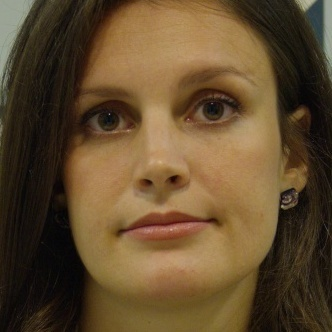
#> input picture images/data/000.jpg, 332 x 332 px; its folder holds 4 pictures in this run
$ python report.py
#> lines starting #> are read from the running program, lines starting #| are printed output that depends on the picture
### implementations.py
import cv2
import matplotlib.pyplot as plt
import numpy as np
images = [cv2.imread("./images/data/00{}.jpg".format(i),
                     cv2.IMREAD_GRAYSCALE) for i in range(0, 7)]
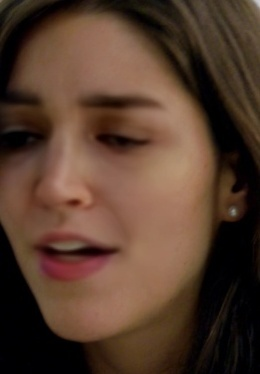
#> input picture images/data/001.jpg, 260 x 374 px
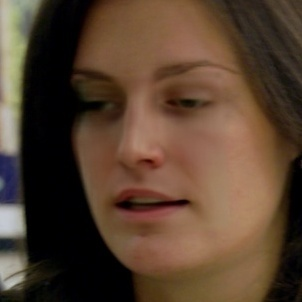
#> input picture images/data/002.jpg, 302 x 302 px
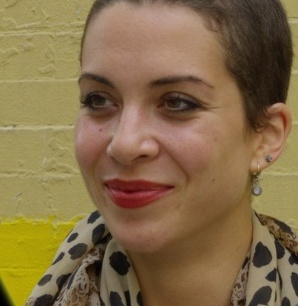
#> input picture images/data/003.jpg, 298 x 306 px
#> images = 7 items

# 2D discrete Fourier transform


def fft2(img: np.array):
    M, N = img.shape
#> M = 332; N = 332
    fourier = np.matmul(exp_mu(img), np.matmul(img, exp_nv(img)))
    return fourier

# 2D discrete inverse Fourier transform


# [19 lines left out: functions inverse_fft2, highpass, not called in this run]

# for 2D discrete Fourier transform


def exp_mu(img: np.array, inverse=False):
#> called with inverse = False
    M = img.shape[0]
#> M = 332
    result = [[0 for _ in range(M)] for _ in range(M)]
    for u in range(M):
        for m in range(M):
            if inverse:
                result[u][m] = np.exp(2j * np.pi * m * u / M)
            else:
                result[u][m] = np.exp(-2j * np.pi * m * u / M)
    return np.array(result)


def exp_nv(img: np.array, inverse=True):
#> called with inverse = True
    N = img.shape[1]
#> N = 332
    result = [[0 for _ in range(N)] for _ in range(N)]
    for v in range(N):
        for n in range(N):
            if inverse:
                result[v][n] = np.exp(2j * np.pi * n * v / N)
            else:
                result[v][n] = np.exp(-2j * np.pi * n * v / N)
    return np.array(result)

# azimuthal averaging


def azimuthal_averaging(img: np.ndarray):
    h, w = img.shape
    center = (h // 2, w // 2)
    # max radius (distance from the center to the corner)
    max_radius = np.hypot(center[0], center[1])
    if max_radius != int(max_radius):  # if max_radius is not integer
        max_radius += 1
    max_radius = int(max_radius)
    cum_sum_freq = np.array([0 for _ in range(max_radius)])
    pixels = np.array([0 for _ in range(max_radius)])
    for i in range(h):
        for j in range(w):
            # distance from the center
            radius = int(np.hypot(i - center[0], j - center[1]))
            cum_sum_freq[radius] += img[i][j]
            pixels[radius] += 1
    cum_sum_freq = cum_sum_freq / pixels  # divide into the number of pixels
    cum_sum_freq = cum_sum_freq / max(cum_sum_freq)  # averaging
    return cum_sum_freq


# [25 lines left out: function get_center, not called in this run]


# for fake detection
# eye location for each image
eye_location = loc = [
    np.ix_(range(70, 150), range(60, 260)),
    np.ix_(range(120, 160), range(0, 160)),
    np.ix_(range(80, 120), range(75, 225)),
    np.ix_(range(80, 130), range(75, 255)),
    np.ix_(range(80, 140), range(75, 255)),
    np.ix_(range(80, 140), range(75, 255)),
    np.ix_(range(80, 140), range(70, 230)),
]

### report.py
import matplotlib.pyplot as plt
import numpy as np
from implementations import *


def task1(img: np.array, show=True):  # for task1 : fourier transform and visualization
    fourier = fft2(img)  # 2D discrete Fourier transform
#> in fft2, `fourier = np.matmul(exp_mu(img), np.matmul(img, exp_nv(img)))`:
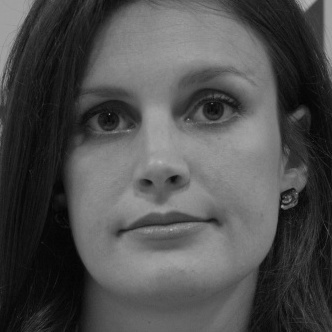
#> img: shape (332, 332); min 3, max 182, mean 78.9
    shifted = np.fft.fftshift(fourier)  # centerize
    if show:
        plt.imshow(np.log(np.abs(shifted)), cmap="gray")  # visualize
        plt.show()
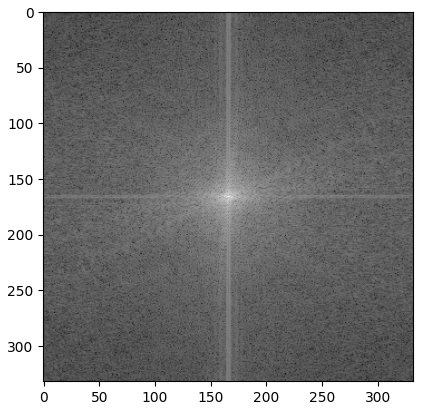
#> figure drawn by matplotlib, 1 panel
    return shifted  # return fourier transformed (+ shifted) image


def task2(images):  # for task2 : azimuthal averaging
    azs = []  # 1D power spectrums
#> azs = []
    for i in range(len(images)):
        fft_img = np.log(np.abs(np.fft.fftshift(fft2(images[i]))))
        az = azimuthal_averaging(fft_img)
        azs.append(az)
        plt.plot(az)
#> this loop made 5 passes
#> (h in azimuthal_averaging, w in azimuthal_averaging, center in azimuthal_averaging, max_radius in azimuthal_averaging) on passes 1 to 4: (332, 332, (166, 166), 235), (374, 260, (187, 130), 228), (302, 302, (151, 151), 214), (306, 298, (153, 149), 214)
#> pass 2, in task2, `fft_img = np.log(np.abs(np.fft.fftshift(fft2(images[i]))))`:
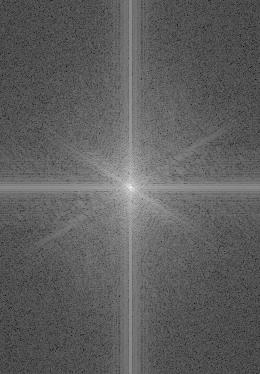
#> fft_img: shape (374, 260) float64; min -0.451, max 15.68, mean 5.56; drawn with min black and max white
#> after the loop:
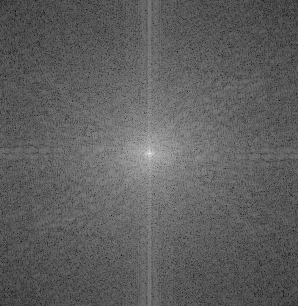
#> fft_img: shape (306, 298) float64; min 1.49, max 16.14, mean 6.96; drawn with min black and max white
#> after the loop, azs = 4 items
    # plotting
    plt.title("1D Power Spectrum")
    plt.xlabel("Spatial Frequency")
    plt.ylabel("Power Spectrum")
    # plt.ylim(0.25, 1.2)
    # plt.xlim(-20, 250)
    plt.legend([f"00{i}.jpg" for i in range(7)])
    plt.show()
    return azs


# [10 lines left out: function task3, not called in this run]


# for fake detection
# eye location for each image
eye_location = loc = [
    np.ix_(range(70, 150), range(60, 260)),
    np.ix_(range(120, 160), range(0, 160)),
    np.ix_(range(80, 120), range(75, 225)),
    np.ix_(range(80, 130), range(75, 255)),
    np.ix_(range(80, 140), range(75, 255)),
    np.ix_(range(80, 140), range(75, 255)),
    np.ix_(range(80, 140), range(70, 230)),
]


# [46 lines left out: functions get_center, detect, not called in this run]


# examples
task1(images[0])
#> (the run stopped early here; a loop or call above may not have finished)
